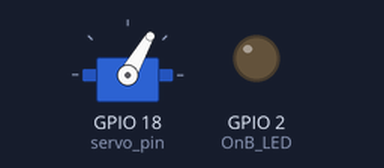
Bench run of a program on a simulated ESP32. Shown: servo, output pins drawn as LEDs (lit = HIGH).

Above: at 0.05 s.
Timing chart, 0 to 4.6 s (numbered marks = the images above):
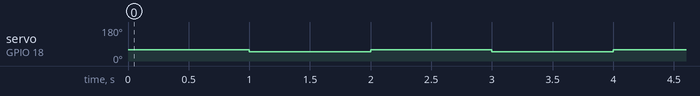

The program:

main.cpp
```cpp
// #include "esp_system.h"
#include <Arduino.h>
#include <ESP32Servo.h>

portMUX_TYPE timerMux = portMUX_INITIALIZER_UNLOCKED;

#define OnB_LED 2

Servo servo;
const int servo_pin  = 18;
const int cds_pin = 35;
int angle;

void setup() {
  Serial.begin(9600);
  pinMode(OnB_LED, OUTPUT);
  servo.attach(servo_pin);
  pinMode(cds_pin,INPUT);
  //enable interrupt
}

void loop() {
  // int cds_data = analogRead(cds_pin);
  // Serial.println("cds_value:/=");
  // Serial.println(cds_data);
  // int angle;
  // angle = map(cds_data, 0,4096,0,179);
  // Serial.println("angle:/=");
  // Serial.println(angle);
  // servo.write(angle);
  servo.write(60);
  delay(1000);
  servo.write(50);
  delay(1000);
}
```

Measured:
- by itself, servo on GPIO 18 (servo_pin): alternates 60° for 1.0 s and 50° for 1.0 s
